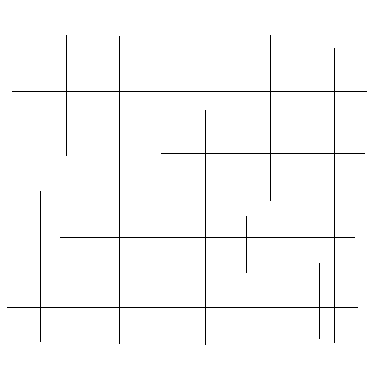
#> input picture TP4/rectas.png, 384 x 384 px
$ python Transformada_de_Hough_rectas.py
#> lines starting #> are read from the running program, lines starting #| are printed output that depends on the picture; after the words box and inside, x2 and y2 are one past the last pixel; in counts of white or black regions, pixels touching at a corner belong together
#> in main, input_img is the input picture: shape (384, 384, 3); 98.2% white; black in thin lines or dots, all inside (x1, y1, x2, y2) = (7, 35, 367, 345)
"""
IA TP4 Reconocimiento de rectas con transformada de Hough
"""

import argparse
import cv2
import numpy as np
import math
import matplotlib.pyplot as plt

###############################################################################################
###        Busca en la imagen con la formula para rectas de la transformada de Hough        ###
###############################################################################################
def busca_rectas(image, edge_image, num_rhos, num_thetas, bin_threshold):
  #tamaño de la imagen
#> called with num_rhos = 180, num_thetas = 180, bin_threshold = 150
  img_height, img_width = edge_image.shape[:2]
#> img_height = 384; img_width = 384
  img_height_half = img_height / 2
#> img_height_half = 192
  img_width_half = img_width / 2
#> img_width_half = 192

  # x cos θ + y sin θ = ρ
  # rangos de Rho y Theta
  diag_len = np.sqrt(np.square(img_height) + np.square(img_width))
#> diag_len = 543.1
  dtheta = 180 / num_thetas
  drho = (2 * diag_len) / num_rhos
#> drho = 6.03

  ## Thetas son contenedores creados de 0 a 180 grados con incremento proporcionado de dtheta.
  thetas = np.arange(0, 180, step=dtheta)

  ## Rho varía de -diag_len a diag_len donde diag_len es la longitud diagonal de la imagen de entrada.
  rhos = np.arange(-diag_len, diag_len, step=drho)
#> rhos = 180 values from -543.1 to 537

  # Calcula Cos (theta) y Sin (theta) se requerirá más adelante al calcular rho
  cos_thetas = np.cos(np.deg2rad(thetas))
  sin_thetas = np.sin(np.deg2rad(thetas))

  # Matriz de los acumuladores de Hough de theta vs rho.
  accumulator = np.zeros((len(rhos), len(thetas)))

  # Diagrama de espacio de Hough para la imagen.
  figure = plt.figure()
  hough_plot = figure.add_subplot()
  hough_plot.set_facecolor((0, 0, 0))
  hough_plot.title.set_text("Espacio de Hough")

  # Iterar a través de píxeles y si el píxel no es cero procesarlo por mucho espacio.
  for y in range(img_height):
    for x in range(img_width):
      if edge_image[y][x] != 0: #pixel blanco.
        edge_pt = [y - img_height_half, x - img_width_half]
        hough_rhos, hough_thetas = [], []

        # Iterar a través de rangos theta para calcular los valores rho
        for theta_idx in range(len(thetas)):
          # Calcular valores rho.
          rho = (edge_pt[1] * cos_thetas[theta_idx]) + (edge_pt[0] * sin_thetas[theta_idx])
          theta = thetas[theta_idx]

          # Obtener el índice del valor rho más cercano.
          rho_idx = np.argmin(np.abs(rhos - rho))

          #incrementar el voto por el par (rho_idx,theta_idx)
          accumulator[rho_idx][theta_idx] += 1

          # Agregamos valores de rho y theta en hough_rhos y hough_thetas respectivamente para el trazado del espacio de Hough.
          hough_rhos.append(rho)
          hough_thetas.append(theta)

        # Trazamos el espacio de Hough a partir de los valores.
        hough_plot.plot(hough_thetas, hough_rhos, color="white", alpha=0.05)
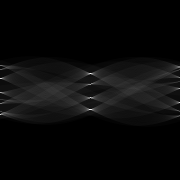
#> accumulator: shape (180, 180) float64; min 0, max 376, mean 14.4; drawn with min black and max white

  # Imagen de salida con líneas detectadas dibujadas
  output_img = image.copy()
  # Lista de salida de líneas detectadas. Una sola línea sería una tupla de (rho,theta,x1,y1,x2,y2)
  out_lines = []

  for y in range(accumulator.shape[0]):
    for x in range(accumulator.shape[1]):
      # Si el número de votos es mayor que bin_threshold proporcionado, lo preselecciona como candidato.
      if accumulator[y][x] > bin_threshold:
        rho = rhos[y]
        theta = thetas[x]

        # a y b son intersecciones en las direcciones x e y
        a = np.cos(np.deg2rad(theta))
        b = np.sin(np.deg2rad(theta))

        x0 = (a * rho) + img_width_half
        y0 = (b * rho) + img_height_half

        # Obtiene los puntos extremos para dibujar la línea.
        x1 = int(x0 + 1000 * (-b))
        y1 = int(y0 + 1000 * (a))
        x2 = int(x0 - 1000 * (-b))
        y2 = int(y0 - 1000 * (a))

        # Plot the Maxima point on the Hough Space Plot
        hough_plot.plot([theta], [rho], marker='o', color="yellow")

        # Draw line on the output image
        output_img = cv2.line(output_img, (x1,y1), (x2,y2), (0,255,0), 1)

        # Add the data for the line to output list
        out_lines.append((rho,theta,x1,y1,x2,y2))
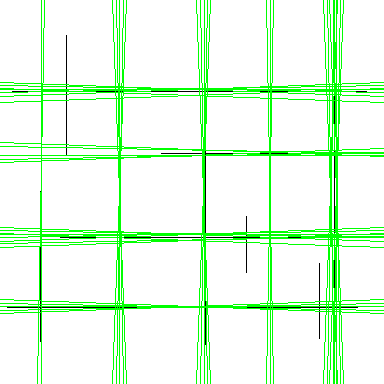
#> output_img: shape (384, 384, 3); 10.7% of pixels changed, all inside (x1, y1, x2, y2) = (0, 0, 384, 384)
#> after the loop, out_lines = 49 items

  # Show the Hough plot
  hough_plot.invert_yaxis()
  hough_plot.invert_xaxis()
  plt.show()
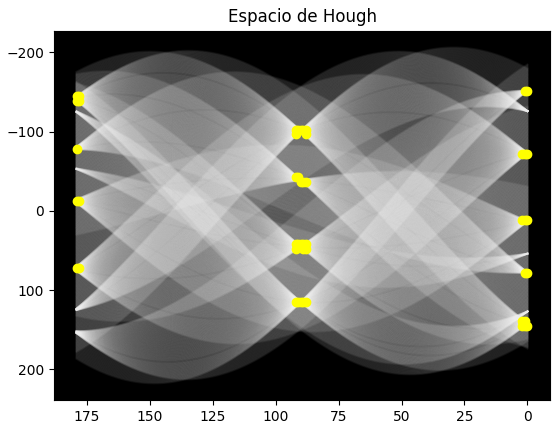
#> figure drawn by matplotlib, 1 panel; curve peaks at x = 179, y = 123.2; curve peaks at x = 0, y = 78; curve peaks at x = 179, y = 123.3

  return output_img, out_lines

###############################################################################################


def peak_votes(accumulator, thetas, rhos):
    """ Encuentra el número máximo de votos en el acumulador Hough """
    idx = np.argmax(accumulator)
    rho = rhos[int(idx / accumulator.shape[1])]
    theta = thetas[idx % accumulator.shape[1]]

    return idx, theta, rho


def theta2gradient(theta):
    """ Encuentra la pendiente m de theta """
    return np.cos(theta) / np.sin(theta)


def rho2intercept(theta, rho):
    """ Encuentra la intercepcion b con rho """
    return rho / np.sin(theta)

def main():

    img_path = 'rectas.png'
    num_rho = 180
    num_theta = 180
    bin_threshold = 150
    lines_are_white = True


    input_img = cv2.imread(img_path)

    #Detección de bordes en la imagen de entrada.
    edge_image = cv2.cvtColor(input_img, cv2.COLOR_BGR2GRAY)
    ret, edge_image = cv2.threshold(edge_image, 120, 255, cv2.THRESH_BINARY_INV)

    cv2.imshow('Edge Image', edge_image)
    cv2.waitKey(0)

    if edge_image is not None:

        print ("Deteccion de Rectas con transformada de Hough Comenzada!")
        line_img, lines = busca_rectas(input_img, edge_image, num_rho, num_theta, bin_threshold)
#> lines = 49 items

        cv2.imshow('Rectas detectadas', line_img)
        cv2.waitKey(0)

        line_file = open('rectas_lista.txt', 'w')
        line_file.write('rho, \t theta, \t x1 ,\t y1,  \t x2 ,\t y2 \n')
        for i in range(len(lines)):
            line_file.write(str(lines[i][0]) + ' , ' + str(lines[i][1]) + ' , ' + str(lines[i][2]) + ' , ' + str(lines[i][3]) + ' , ' + str(lines[i][4]) + ' , ' + str(lines[i][5]) + '\n')
#> this loop made 49 passes
        line_file.close()

        if line_img is not None:
            cv2.imwrite("rectas_imagen.png", line_img)
    else:
        print ("Error en la imagen de entrada!")

    print ("Deteccion de Rectas con transformada de Hough Completada!")


if __name__ == "__main__":
    main()
